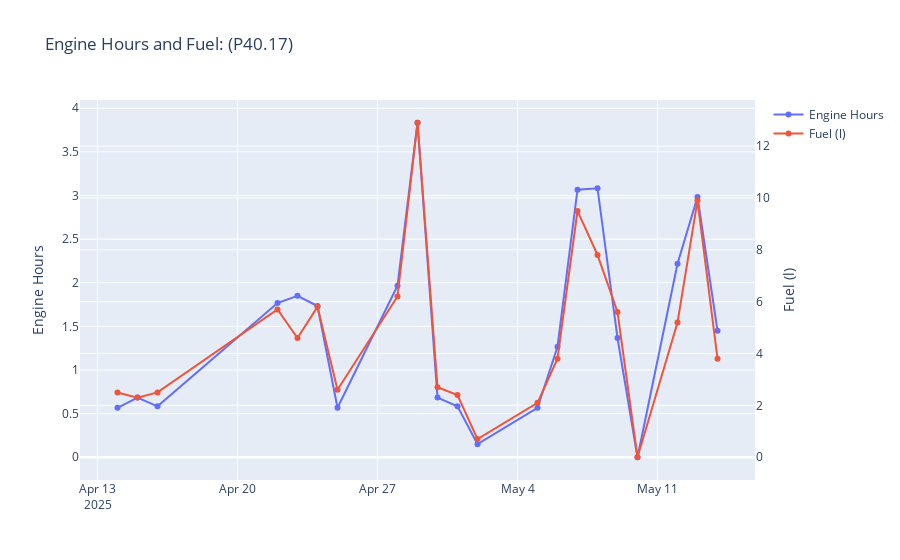
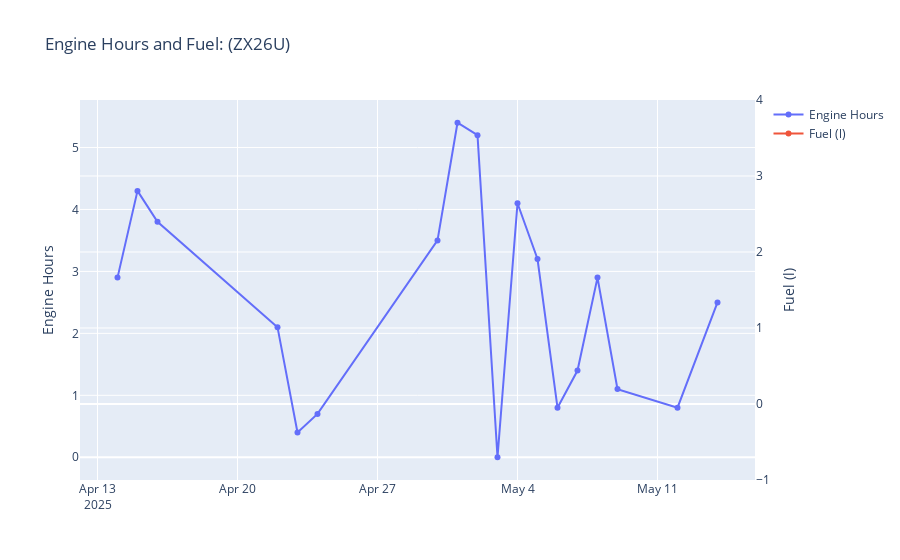
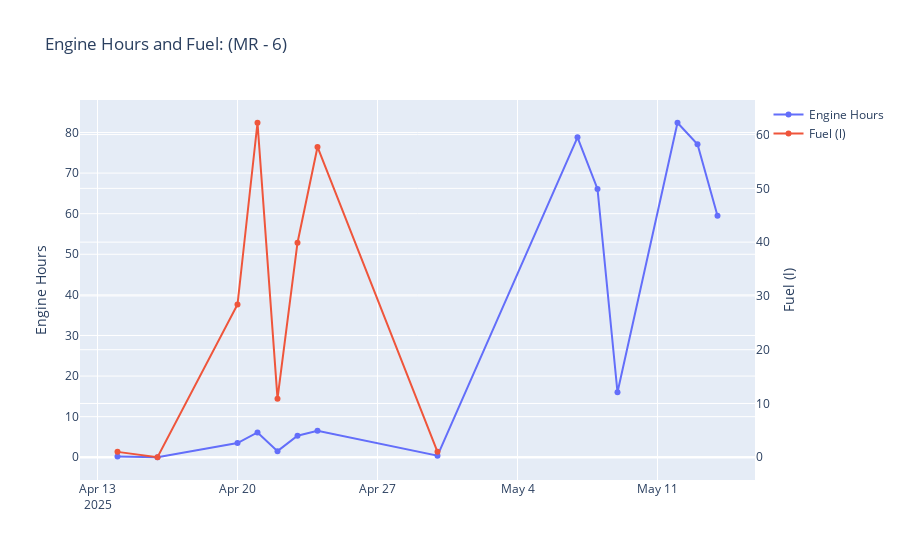
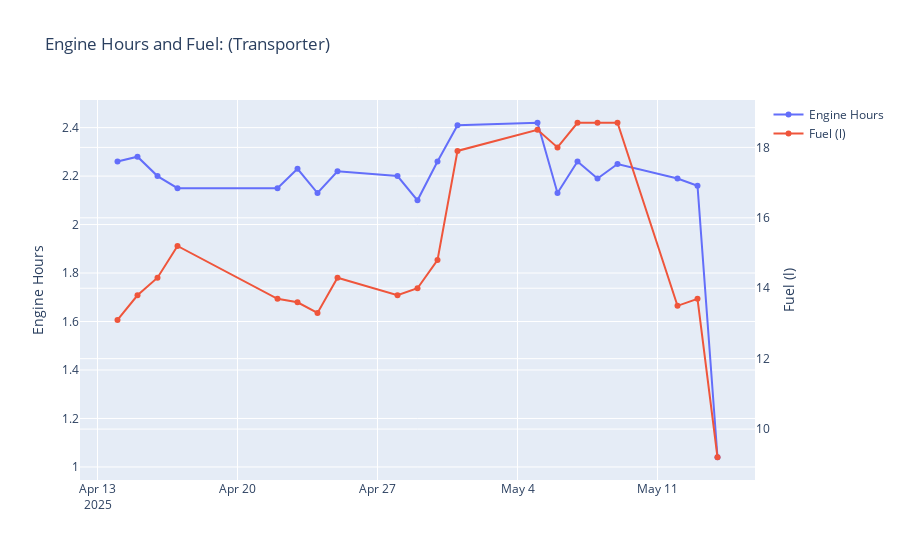

The code cell stored with these charts, in order, in its notebook:
### Markdown cell above
### 4. Engine Hours and Fuel by machine

### Code cell
for machine in data['Machine'].unique():
    filtered = data[data['Machine'] == machine]
    fig4 = go.Figure()
    fig4.add_trace(go.Scatter(x=filtered['Date'], y=filtered['engine_hours'], mode='lines+markers', name='Engine Hours'))
    fig4.add_trace(go.Scatter(x=filtered['Date'], y=filtered['Fuel (l)'], mode='lines+markers', name='Fuel (l)', yaxis='y2'))
    fig4.update_layout(title=f'Engine Hours and Fuel: ({machine})',
                       yaxis=dict(title='Engine Hours'),
                       yaxis2=dict(title='Fuel (l)', overlaying='y', side='right'))
    fig4.show()

### Figure 1 — Plotly figure (JSON) as saved in the notebook; plotly's stock layout.template omitted (floating-point values rounded to 4 significant figures)
{"data": [{"mode": "lines+markers", "name": "Engine Hours", "type": "scatter", "x": ["2025-04-14", "2025-04-15", "2025-04-16", "2025-04-22", "2025-04-23", "2025-04-24", "2025-04-25", "2025-04-28", "2025-04-29", "2025-04-30", "2025-05-01", "2025-05-02", "2025-05-05", "2025-05-06", "2025-05-07", "2025-05-08", "2025-05-09", "2025-05-10", "2025-05-12", "2025-05-13", "2025-05-14"], "y": [0.5667, 0.6833, 0.5833, 1.767, 1.85, 1.733, 0.5667, 1.967, 3.833, 0.6833, 0.5833, 0.15, 0.5667, 1.267, 3.067, 3.083, 1.367, 0, 2.217, 2.983, 1.45]}, {"mode": "lines+markers", "name": "Fuel (l)", "type": "scatter", "x": ["2025-04-14", "2025-04-15", "2025-04-16", "2025-04-22", "2025-04-23", "2025-04-24", "2025-04-25", "2025-04-28", "2025-04-29", "2025-04-30", "2025-05-01", "2025-05-02", "2025-05-05", "2025-05-06", "2025-05-07", "2025-05-08", "2025-05-09", "2025-05-10", "2025-05-12", "2025-05-13", "2025-05-14"], "y": [2.5, 2.3, 2.5, 5.7, 4.6, 5.8, 2.6, 6.2, 12.9, 2.7, 2.4, 0.7, 2.1, 3.8, 9.5, 7.8, 5.6, 0, 5.2, 9.9, 3.8], "yaxis": "y2"}], "layout": {"title": {"text": "Engine Hours and Fuel: (P40.17)"}, "yaxis": {"title": {"text": "Engine Hours"}}, "yaxis2": {"overlaying": "y", "side": "right", "title": {"text": "Fuel (l)"}}}}

### Figure 2 — Plotly figure (JSON) as saved in the notebook; plotly's stock layout.template omitted (floating-point values rounded to 4 significant figures)
{"data": [{"mode": "lines+markers", "name": "Engine Hours", "type": "scatter", "x": ["2025-04-14", "2025-04-15", "2025-04-16", "2025-04-22", "2025-04-23", "2025-04-24", "2025-04-30", "2025-05-01", "2025-05-02", "2025-05-03", "2025-05-04", "2025-05-05", "2025-05-06", "2025-05-07", "2025-05-08", "2025-05-09", "2025-05-12", "2025-05-14"], "y": [2.9, 4.3, 3.8, 2.1, 0.4, 0.7, 3.5, 5.4, 5.2, 0, 4.1, 3.2, 0.8, 1.4, 2.9, 1.1, 0.8, 2.5]}, {"mode": "lines+markers", "name": "Fuel (l)", "type": "scatter", "x": ["2025-04-14", "2025-04-15", "2025-04-16", "2025-04-22", "2025-04-23", "2025-04-24", "2025-04-30", "2025-05-01", "2025-05-02", "2025-05-03", "2025-05-04", "2025-05-05", "2025-05-06", "2025-05-07", "2025-05-08", "2025-05-09", "2025-05-12", "2025-05-14"], "y": [null, null, null, null, null, null, null, null, null, null, null, null, null, null, null, null, null, null], "yaxis": "y2"}], "layout": {"title": {"text": "Engine Hours and Fuel: (ZX26U)"}, "yaxis": {"title": {"text": "Engine Hours"}}, "yaxis2": {"overlaying": "y", "side": "right", "title": {"text": "Fuel (l)"}}}}

### Figure 3 — Plotly figure (JSON) as saved in the notebook; plotly's stock layout.template omitted (floating-point values rounded to 4 significant figures)
{"data": [{"mode": "lines+markers", "name": "Engine Hours", "type": "scatter", "x": ["2025-04-14", "2025-04-16", "2025-04-20", "2025-04-21", "2025-04-22", "2025-04-23", "2025-04-24", "2025-04-30", "2025-05-07", "2025-05-08", "2025-05-09", "2025-05-12", "2025-05-13", "2025-05-14"], "y": [0.2, 0, 3.5, 6.1, 1.5, 5.3, 6.5, 0.4, 78.8, 66.1, 16, 82.4, 77.1, 59.5]}, {"mode": "lines+markers", "name": "Fuel (l)", "type": "scatter", "x": ["2025-04-14", "2025-04-16", "2025-04-20", "2025-04-21", "2025-04-22", "2025-04-23", "2025-04-24", "2025-04-30", "2025-05-07", "2025-05-08", "2025-05-09", "2025-05-12", "2025-05-13", "2025-05-14"], "y": [1, 0, 28.4, 62.2, 10.9, 39.9, 57.7, 1, null, null, null, null, null, null], "yaxis": "y2"}], "layout": {"title": {"text": "Engine Hours and Fuel: (MR - 6)"}, "yaxis": {"title": {"text": "Engine Hours"}}, "yaxis2": {"overlaying": "y", "side": "right", "title": {"text": "Fuel (l)"}}}}

### Figure 4 — Plotly figure (JSON) as saved in the notebook; plotly's stock layout.template omitted (floating-point values rounded to 4 significant figures)
{"data": [{"mode": "lines+markers", "name": "Engine Hours", "type": "scatter", "x": ["2025-04-14", "2025-04-15", "2025-04-16", "2025-04-17", "2025-04-22", "2025-04-23", "2025-04-24", "2025-04-25", "2025-04-28", "2025-04-29", "2025-04-30", "2025-05-01", "2025-05-05", "2025-05-06", "2025-05-07", "2025-05-08", "2025-05-09", "2025-05-12", "2025-05-13", "2025-05-14"], "y": [2.26, 2.28, 2.2, 2.15, 2.15, 2.23, 2.13, 2.22, 2.2, 2.1, 2.26, 2.41, 2.42, 2.13, 2.26, 2.19, 2.25, 2.19, 2.16, 1.04]}, {"mode": "lines+markers", "name": "Fuel (l)", "type": "scatter", "x": ["2025-04-14", "2025-04-15", "2025-04-16", "2025-04-17", "2025-04-22", "2025-04-23", "2025-04-24", "2025-04-25", "2025-04-28", "2025-04-29", "2025-04-30", "2025-05-01", "2025-05-05", "2025-05-06", "2025-05-07", "2025-05-08", "2025-05-09", "2025-05-12", "2025-05-13", "2025-05-14"], "y": [13.1, 13.8, 14.3, 15.2, 13.7, 13.6, 13.3, 14.3, 13.8, 14, 14.8, 17.9, 18.5, 18, 18.7, 18.7, 18.7, 13.5, 13.7, 9.2], "yaxis": "y2"}], "layout": {"title": {"text": "Engine Hours and Fuel: (Transporter)"}, "yaxis": {"title": {"text": "Engine Hours"}}, "yaxis2": {"overlaying": "y", "side": "right", "title": {"text": "Fuel (l)"}}}}
